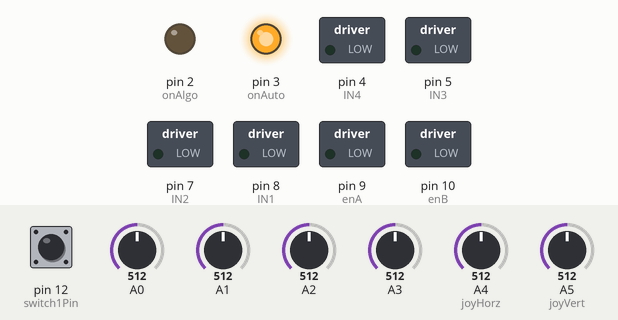
This sketch was run on a simulated Arduino Uno, built with avr-gcc and run on an emulated ATmega328P. Shown: switched loads named in the sketch (green lamp = pin HIGH), output pins drawn as LEDs (lit = HIGH). Inputs (shaded band) come from the test bench; at power-on: A0 = 512, pin 12 (switch1Pin) HIGH, A1 = 512, A2 = 512, A3 = 512, A4 (joyHorz) = 512, A5 (joyVert) = 512.

Above: at 1.2 s.
1.3 s: A0 set to 566
2.8 s: A0 set to 591
At 4.2 s:
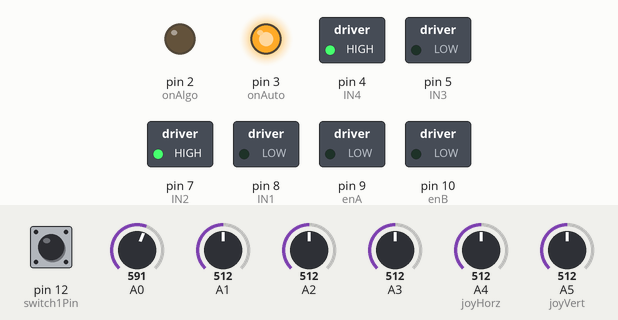
4.5 s: pin 12 (switch1Pin) pulled LOW for 1 s
At 5.3 s:
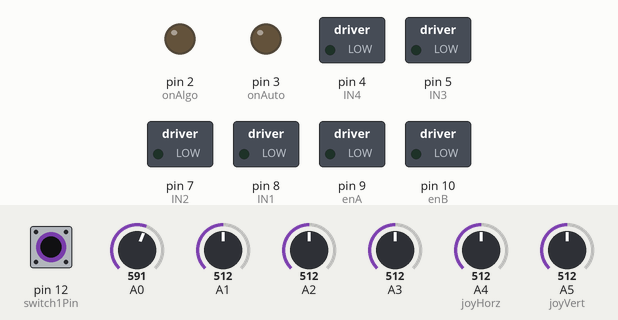
7.0 s: A1 set to 527
At 7.5 s:
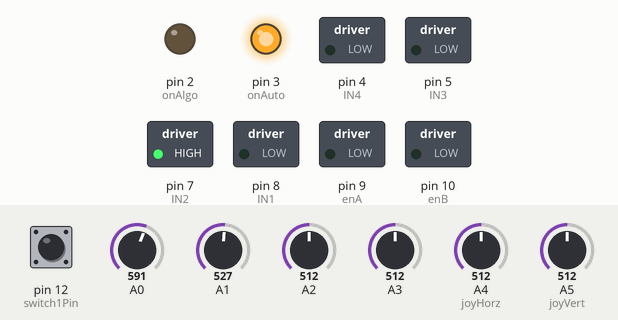
8.6 s: A2 set to 529
At 9.9 s:
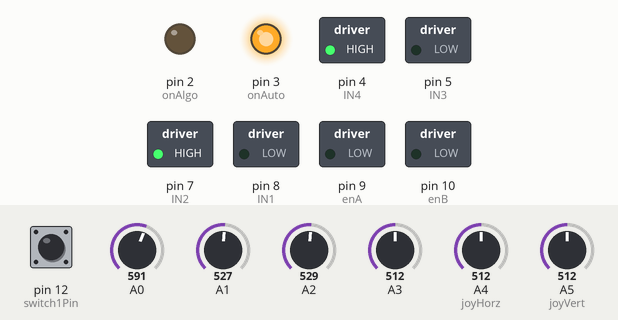
10.2 s: A3 set to 716
At 11.5 s:
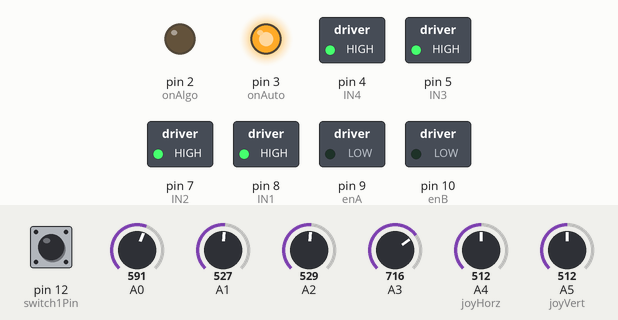
Timing chart, 0 to 13.0 s (numbered marks = the images above; inputs shaded):
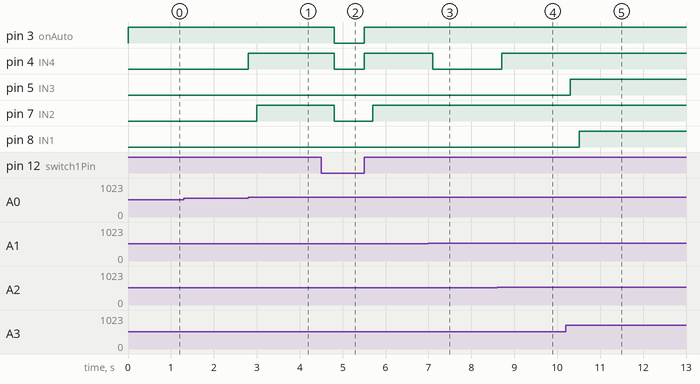

Measured:
- the behaviour switches between 583 and 584 on A0 (found by bisection; images 0 and 1)
- the behaviour switches between 519 and 520 on A1 (found by bisection; images 2 and 3)
- the behaviour switches between 518 and 519 on A2 (found by bisection; images 3 and 4)
- after the input at 1.3 s, every drawn part: stays the same
- after the input at 2.8 s, pin 4 (IN4): LOW → HIGH at once; pin 7 (IN2): LOW → HIGH after 0.20 s
- after the input at 4.5 s, pin 3 (onAuto), pin 4 (IN4): HIGH → LOW after 0.30 s, → HIGH 0.70 s later; pin 7 (IN2): HIGH → LOW after 0.30 s, → HIGH 0.90 s later
- after the input at 7.0 s, pin 4 (IN4): HIGH → LOW after 0.10 s
- after the input at 8.6 s, pin 4 (IN4): LOW → HIGH after 0.11 s
- after the input at 10.2 s, pin 5 (IN3): LOW → HIGH after 0.11 s; pin 8 (IN1): LOW → HIGH after 0.31 s

The sketch:

BiAxisClosedLoop.ino
```cpp
//================JOSTIC MANUAL CONTROL

int joyVert = A5;
int joyHorz = A4;

int motorSpeed1 = 0;
int motorSpeed2 = 0;

int joyposVert = 512;
int joyposHorz = 512;

//===================LDR AUTO CONTROL
// switch //SETTING LDRS
int lTL = A0;
int lTR = A1;
int lBL = A2;
int lBR = A3;

//SETTING MOTOR INPUTS PINS
int enA = 9;
int enB = 10;
int IN1 = 8;
int IN2 = 7;
int IN3 = 5;
int IN4 = 4;

//SETTING MODE INDICATOR

int onAuto = 3;
int onAlgo = 2;

int switch1Pin = 12;

//SETTING MANUAL VAR

int valueX = 0;
int posValueX = 0;
int valueY = 0;
int posValueY = 0;

int TR = 0;
int TL = 0;
int BR = 0;
int BL = 0;

int avT = 0;
int avB = 0;
int avL = 0;
int avR = 0;

int onoffswitch = 0;

void mAstop(){
  digitalWrite(enA, LOW);
  digitalWrite(IN1, LOW);
  digitalWrite(IN2, LOW);
}
void mBstop(){
  digitalWrite(enB, LOW);
  digitalWrite(IN3, LOW);
  digitalWrite(IN4, LOW);
}
void setup() {
  // Set all the motor control pins to outputs:

  pinMode(enA,OUTPUT);
  pinMode(enB,OUTPUT);

  pinMode(IN1,OUTPUT);
  pinMode(IN2,OUTPUT);
  pinMode(IN3,OUTPUT);
  pinMode(IN4,OUTPUT);

  pinMode(onAuto,OUTPUT);
  pinMode(onAlgo,OUTPUT);

  pinMode (12, INPUT);
  pinMode (13, INPUT);

  //==================LDR PINS
  pinMode (A0, INPUT);
  pinMode (A1, INPUT);
  pinMode (A3, INPUT);
  pinMode (A4, INPUT);

  pinMode (8, OUTPUT);
  pinMode (7, OUTPUT);
  pinMode (5, OUTPUT);
  pinMode (4, OUTPUT);

}

void loop() {
  //================================GET JOYSTICK POSITIONS (X,Y)
  digitalWrite(IN1, LOW);
  digitalWrite(IN2, LOW);
  digitalWrite(IN3, LOW);
  digitalWrite(IN4, LOW);

  digitalWrite(onAuto, LOW);
  digitalWrite(onAlgo, LOW);

  onoffswitch = digitalRead(switch1Pin);

 while  (onoffswitch == LOW  ){
  //READING JOYSTIK POSITION
  digitalWrite(onAuto, LOW);
  //digitalWrite(onAlgo, HIGH);

  joyposVert = analogRead(joyVert);
  joyposHorz = analogRead(joyHorz);

  //================================SET Y POSITION  MOTOR A
  if (joyposVert < 400){
   mBstop();
   digitalWrite(IN1, LOW);
   digitalWrite(IN2, HIGH);

   //Motor speed
   joyposVert = joyposVert - 400;
   joyposVert = joyposVert * -1;

  //Convert to range 0-255
   motorSpeed1 = map(joyposVert,0,400,0,255);

   onoffswitch = digitalRead(switch1Pin);
  }
   else if (joyposVert > 600){
   mBstop();
   digitalWrite(IN1, HIGH);
   digitalWrite(IN2, LOW);

   motorSpeed1 = map(joyposVert,600,1023,0,255);
   onoffswitch = digitalRead(switch1Pin);
   }
   else{
   //Stopped
   digitalWrite(IN1, LOW);
   digitalWrite(IN2, LOW);
   motorSpeed1 = 0;
   onoffswitch = digitalRead(switch1Pin);
  }

  //================================SET X POSITION  MOTOR B
  if (joyposHorz < 400){
   mAstop();
   digitalWrite(IN3, HIGH);
   digitalWrite(IN4, LOW);

   //Motor speed
   joyposHorz = joyposHorz - 400;
   joyposHorz = joyposHorz * -1;

  //Convert to range 0-255
   joyposHorz = map(joyposHorz,0,400,0, 255);

   motorSpeed2 = motorSpeed2 + joyposHorz;

   if(motorSpeed2 < 0)motorSpeed2 = 0;
   if(motorSpeed2 > 255)motorSpeed2 = 255;

   onoffswitch = digitalRead(switch1Pin);
  }
   else if (joyposHorz > 600){
   mAstop();
   digitalWrite(IN3, LOW);
   digitalWrite(IN4, HIGH);

   joyposHorz = map(joyposHorz,0,400,0, 255);

    motorSpeed2 = motorSpeed2 + joyposHorz;

   if(motorSpeed2 < 0)motorSpeed2 = 0;
   if(motorSpeed2 > 255)motorSpeed2 = 255;

   onoffswitch = digitalRead(switch1Pin);
   }
   else{
   //Stopped
   digitalWrite(IN3, LOW);
   digitalWrite(IN4, LOW);
  onoffswitch = digitalRead(switch1Pin);
  }

   //Prevent buzz
   if(motorSpeed1<8)motorSpeed1 = 0;
   if(motorSpeed2<8)motorSpeed2 = 0;
   onoffswitch = digitalRead(switch1Pin);

 }
 onoffswitch = digitalRead(switch1Pin);

  //====================================AUTOMATICAL PANEL LDR

 while (onoffswitch == HIGH){

  //READ ANALOG
  TL = analogRead(A0);
  TR = analogRead(A1);
  BL = analogRead(A2);
  BR = analogRead(A3);

  digitalWrite(onAuto, HIGH);
  digitalWrite(onAlgo, LOW);
  onoffswitch = digitalRead(switch1Pin);

  //AVERAGE LDRS
  //X
  avR = (TR+BR)/2;
  avL = (TL+BL)/2;

  //TREATING SIGNAL FROM LDRS
   //X AXIS
  valueX = avL - avR;
  posValueX = abs(valueX);

  if (posValueX > 35){
      if (valueX > 0) {
      motorSpeed2 = 10;
      digitalWrite(IN4, HIGH);
    //motorSpeed2 = map(joyposHorz,0,50,0,50);
   //Prevent buzz
      delay(200);
       }
      else if (valueX < 0) {
      motorSpeed2 = 10;
      digitalWrite(IN3, HIGH);
     //motorSpeed2 = map(joyposHorz,0,50,0,50);
      delay(200);
       }
  onoffswitch = digitalRead(switch1Pin);
  }
  else if(posValueX <= 35){
      motorSpeed2 = 0;
      digitalWrite(IN4, LOW);
      digitalWrite(IN3, LOW);
      onoffswitch = digitalRead(switch1Pin);
  }
  //AVERAGE LDRS
  //Y
  avT = (TR+TL)/2;
  avB = (BR+BL)/2;

  //TREATING SIGNAL FROM LDRS
   //Y AXIS
  valueY = avT - avB;
  posValueY = abs(valueY);

  if (posValueY > 35){
      if (valueY > 0) {
      motorSpeed1 = 10;
      digitalWrite(IN2, HIGH);
   // motorSpeed1 = map(joyposHorz,0,50,0,50);
   //Prevent buzz
   if(motorSpeed1<20)motorSpeed1 = 0;
      delay(200);
       }
      else if (valueY < 0) {
      motorSpeed1 = 10;
      digitalWrite(IN1, HIGH);
     //motorSpeed1 = map(joyposHorz,0,50,0,50);
   if(motorSpeed1<20)motorSpeed1 = 0;
      delay(200);
       }
  onoffswitch = digitalRead(switch1Pin);
  }
  else if(posValueY <= 35){
      motorSpeed1 = 0;
      digitalWrite(IN1, LOW);
      digitalWrite(IN2, LOW);
      onoffswitch = digitalRead(switch1Pin);
  }

  }//WHILE END

 }
```
